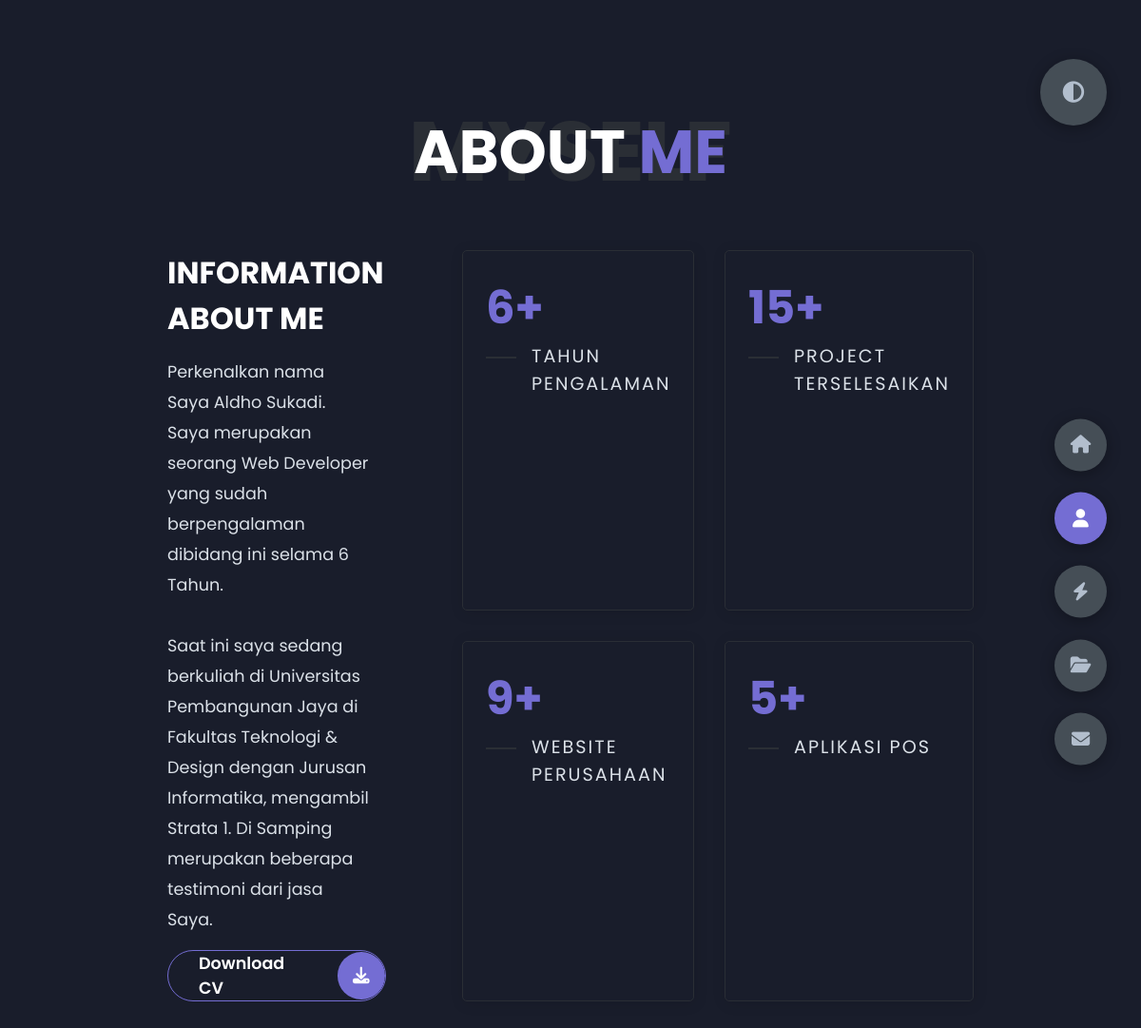
Page /?page=about on the committed database.
### tables this page shows
CREATE TABLE `about` (
  `id_about` int(11) NOT NULL,
  `judul_about` varchar(20) NOT NULL,
  `deskripsi_about` text NOT NULL,
  `cv_about` varchar(30) NOT NULL
);

CREATE TABLE `card` (
  `id_card` int(11) NOT NULL,
  `angka_card` int(3) NOT NULL,
  `isi_card` varchar(30) NOT NULL
);

### config/functions.php (called while the page is built, shortened)
<?php
    $namaserver = "localhost";
    $username   = "root";
    $password   = "";
    $nama_db    = "aldho_portfolio_uts";
    $conn       = mysqli_connect($namaserver, $username, $password, $nama_db);
    function show($sql) {
        global $conn;
        $result = mysqli_query($conn, $sql);
        $rows   = [];
        while ( $row=mysqli_fetch_assoc($result) ){
            $rows[] = $row;
        }
        return $rows;
    }
?>

### page/about.php (the view)
<?php
    $sql = "SELECT * FROM about";
    $query = mysqli_query($conn, $sql);
    $row_about = mysqli_fetch_assoc($query);
    $row_cards = show("SELECT * FROM `card`");
?>
<section class="container about active" id="about">
    <div class="main-title">
        <h2>About <span>me</span><span class="bg-text">myself</span></h2>
    </div>
    <div class="about-container">
        <div class="left-about" data-aos="fade-up-right" data-aos-duration="1000" data-aos-once="true">
            <h4><?= $row_about['judul_about'] ?></h4>
            <?= $row_about['deskripsi_about'] ?>
            <div class="btn-con">
                <a href="assets/pdf/<?= $row_about['cv_about'] ?>" class="main-btn" target="_blank">
                    <span class="btn-text">Download CV</span>
                    <span class="btn-icon"><i class="fas fa-download"></i></span>
                </a>
            </div>
        </div>
        <div class="right-about">
            <?php foreach( $row_cards as $row_card ) : ?>
            <div class="about-item" data-aos="flip-left" data-aos-easing="ease-out-cubic" data-aos-duration="1000" data-aos-once="true" data-aos-offset="0">
                <div class="abt-text">
                    <p class="large-text"><?= $row_card['angka_card'] ?>+</p>
                    <p class="small-text"><?= $row_card['isi_card'] ?></p>
                </div>
            </div>
            <?php endforeach; ?>
        </div>
    </div>
</section>

### assets/styles/styles.css (style rules this page uses)
* { margin: 0; padding: 0; box-sizing: border-box; list-style: none; }
:root { --color-primary: #191d2b; --color-secondary: #746dd3; --color-white: #FFFFFF; --color-black: #000; --color-grey0: #f8f8f8; --color-grey-1: #dbe1e8; --color-grey-2: #b2becd; --color-grey-3: #6c7983; --color-grey-4: #454e56; --color-grey-5: #2a2e35; --color-grey-6: #12181b; --br-sm-2: 14px; --box-shadow-1: 0 3px 15px rgba(0,0,0,.3); }
body { background-color: var(--color-primary); font-family: "Poppins", sans-serif; font-size: 1.1rem; color: var(--color-white); transition: all 0.4s ease-in-out; }
a { display: inline-block; text-decoration: none; color: inherit; font-family: inherit; }
section { min-height: 100vh; width: 100%; position: absolute; left: 0; top: 0; padding: 3rem 18rem; }
.container { display: none; transition: all 0.4s ease-in-out; background-color: var(--color-primary); }
.active { display: block; animation: fadeIn 1s ease-in-out; }
.about-container { display: grid; grid-template-columns: repeat(2, 1fr); padding-top: 3.5rem; padding-bottom: 5rem; }
.about-container .right-about { display: grid; grid-template-columns: repeat(2, 1fr); grid-gap: 2rem; }
.about-container .right-about .about-item { border: 1px solid var(--color-grey-5); border-radius: 5px; transition: all 0.4s ease-in-out; box-shadow: 1px 2px 15px rgba(0, 0, 0, 0.1); }
.about-container .right-about .about-item .abt-text { padding: 1.5rem; display: flex; flex-direction: column; }
.about-container .right-about .about-item .abt-text .large-text { font-size: 3rem; font-weight: 700; color: var(--color-secondary); }
.about-container .right-about .about-item .abt-text .small-text { padding-left: 3rem; position: relative; text-transform: uppercase; font-size: 1.2rem; color: var(--color-grey-1); letter-spacing: 2px; }
.about-container .right-about .about-item .abt-text .small-text::before { content: ""; position: absolute; left: 0; top: 15px; width: 2rem; height: 2px; background-color: var(--color-grey-5); }
.about-container .left-about { padding-right: 5rem; }
.about-container .left-about p { line-height: 2rem; padding: 1rem; color: var(--color-grey-1); }
.about-container .left-about h4 { font-size: 2rem; text-transform: uppercase; }
.btn-con { display: flex; align-self: flex-start; }
.main-btn { border-radius: 30px; color: inherit; font-weight: 600; position: relative; border: 1px solid var(--color-secondary); display: flex; align-self: flex-start; align-items: center; overflow: hidden; z-index: 1; }
.main-btn .btn-text { padding: 0 2rem; }
.main-btn .btn-icon { background-color: var(--color-secondary); display: flex; align-items: center; justify-content: center; border-radius: 50%; padding: 1rem; }
.main-btn::before { content: ""; position: absolute; top: 0; right: 0; transform: translateX(100%); transition: all 0.4s ease-out; z-index: -1; }
.main-title { text-align: center; }
.main-title h2 { position: relative; text-transform: uppercase; font-size: 4rem; font-weight: 700; z-index: 2; }
.main-title h2 span { color: var(--color-secondary); }
.main-title h2 .bg-text { position: absolute; top: 50%; left: 50%; color: var(--color-grey-5); animation: fadeIn 0.4s ease-in-out; z-index: -1; transform: translate(-50%, -50%); font-weight: 800; font-size: 6.3rem; }
.about-container .left-about p { padding-left: 0; }
@media screen and (max-width: 1432px) { .container { padding: 7rem 11rem; } }
@media screen and (max-width: 1432px) { .main-title h2 .bg-text { font-size: 5.5rem; } }

### rows in the picture
about: judul_about "INFORMATION ABOUT ME", deskripsi_about "Perkenalkan nama Saya Aldho Sukadi. Saya merupakan seorang Web Developer yang sudah berpengalaman dibidang ini selama 6 Tahun. Saat ini saya sedang berkuliah di Universitas Pembangunan Jaya di Fakultas Teknologi & Design dengan Jurusan Informatika, mengambil Strata 1. Di Samping merupakan beberapa testimoni dari jasa Saya."
card: angka_card "6", isi_card "TAHUN PENGALAMAN"
card: angka_card "15", isi_card "PROJECT TERSELESAIKAN"
card: angka_card "9", isi_card "WEBSITE PERUSAHAAN"
card: angka_card "5", isi_card "APLIKASI POS"
